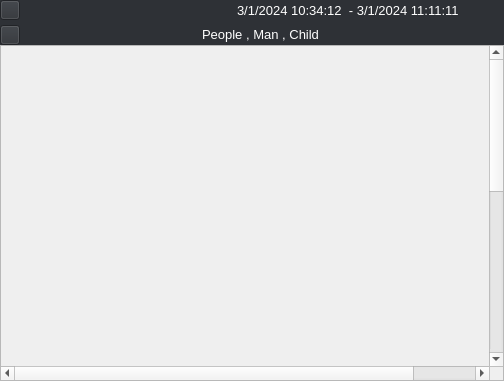
             <widget class="QWidget" name="">
              <layout class="QVBoxLayout" name="verticalLayout_6">
               <property name="spacing">
                <number>0</number>
               </property>
               <property name="leftMargin">
                <number>0</number>
               </property>
               <property name="topMargin">
                <number>0</number>
               </property>
               <property name="rightMargin">
                <number>0</number>
               </property>
               <property name="bottomMargin">
                <number>0</number>
               </property>
               <item>
                <widget class="QWidget" name="page_person_search_widget" native="true">
                 <property name="maximumSize">
                  <size>
                   <width>16777215</width>
                   <height>50</height>
                  </size>
                 </property>
                 <property name="styleSheet">
                  <string notr="true">background-color: rgb(46, 49, 54);</string>
                 </property>
                 <layout class="QGridLayout" name="gridLayout_58">
                  <property name="leftMargin">
                   <number>0</number>
                  </property>
                  <property name="topMargin">
                   <number>0</number>
                  </property>
                  <property name="rightMargin">
                   <number>9</number>
                  </property>
                  <property name="bottomMargin">
                   <number>0</number>
                  </property>
                  <property name="horizontalSpacing">
                   <number>6</number>
                  </property>
                  <property name="verticalSpacing">
                   <number>5</number>
                  </property>
                  <item row="0" column="2">
                   <widget class="QLabel" name="page_person_time_label">
                    <property name="maximumSize">
                     <size>
                      <width>16777215</width>
                      <height>50</height>
                     </size>
                    </property>
                    <property name="font">
                     <font>
                      <family>Arial</family>
                      <pointsize>10</pointsize>
                      <weight>50</weight>
                      <bold>false</bold>
                     </font>
                    </property>
                    <property name="styleSheet">
                     <string notr="true">color: rgb(255, 255, 255);</string>
                    </property>
                    <property name="text">
                     <string>3/1/2024 10:34:12  - 3/1/2024 11:11:11</string>
                    </property>
                   </widget>
                  </item>
                  <item row="0" column="1">
                   <spacer name="page_person_horizontalSpacer_2">
                    <property name="orientation">
                     <enum>Qt::Horizontal</enum>
                    </property>
                    <property name="sizeHint" stdset="0">
                     <size>
                      <width>40</width>
                      <height>20</height>
                     </size>
                    </property>
                   </spacer>
                  </item>
                  <item row="1" column="0">
                   <widget class="QPushButton" name="page_person_Button_fitter">
                    <property name="minimumSize">
                     <size>
                      <width>20</width>
                      <height>20</height>
                     </size>
                    </property>
                    <property name="maximumSize">
                     <size>
                      <width>20</width>
                      <height>20</height>
                     </size>
                    </property>
                    <property name="text">
                     <string/>
                    </property>
                    <property name="icon">
                     <iconset resource="../../icon/resource.qrc">
                      <normaloff>:/newPrefix/filter.png</normaloff>
                      <normalon>:/newPrefix/filter1.png</normalon>:/newPrefix/filter.png</iconset>
                    </property>
                    <property name="iconSize">
                     <size>
                      <width>15</width>
                      <height>15</height>
                     </size>
                    </property>
                    <property name="checkable">
                     <bool>true</bool>
                    </property>
                   </widget>
                  </item>
                  <item row="0" column="3">
                   <spacer name="page_person_horizontalSpacer">
                    <property name="orientation">
                     <enum>Qt::Horizontal</enum>
                    </property>
                    <property name="sizeType">
                     <enum>QSizePolicy::Preferred</enum>
                    </property>
                    <property name="sizeHint" stdset="0">
                     <size>
                      <width>30</width>
                      <height>10</height>
                     </size>
                    </property>
                   </spacer>
                  </item>
                  <item row="0" column="0">
                   <widget class="QPushButton" name="page_person_Button">
                    <property name="minimumSize">
                     <size>
                      <width>20</width>
                      <height>20</height>
                     </size>
                    </property>
                    <property name="maximumSize">
                     <size>
                      <width>20</width>
                      <height>20</height>
                     </size>
                    </property>
                    <property name="text">
                     <string/>
                    </property>
                    <property name="icon">
                     <iconset resource="../../icon/resource.qrc">
                      <normaloff>:/newPrefix/folder.png</normaloff>
                      <normalon>:/newPrefix/folder1.png</normalon>:/newPrefix/folder.png</iconset>
                    </property>
                    <property name="iconSize">
                     <size>
                      <width>15</width>
                      <height>15</height>
                     </size>
                    </property>
                    <property name="checkable">
                     <bool>true</bool>
                    </property>
                   </widget>
                  </item>
                  <item row="1" column="1" colspan="3">
                   <widget class="QLabel" name="page_person_text_fitter_label_2">
                    <property name="font">
                     <font>
                      <family>Arial</family>
                      <pointsize>10</pointsize>
                     </font>
                    </property>
                    <property name="styleSheet">
                     <string notr="true">color: rgb(255, 255, 255);</string>
                    </property>
                    <property name="text">
                     <string>&lt;html&gt;&lt;head/&gt;&lt;body&gt;&lt;p align=&quot;center&quot;&gt; People , Man , Child&lt;/p&gt;&lt;/body&gt;&lt;/html&gt;</string>
                    </property>
                    <property name="textFormat">
                     <enum>Qt::AutoText</enum>
                    </property>
                    <property name="scaledContents">
                     <bool>true</bool>
                    </property>
                    <property name="wordWrap">
                     <bool>true</bool>
                    </property>
                   </widget>
                  </item>
                 </layout>
                </widget>
               </item>
               <item>
                <widget class="QScrollArea" name="scrollArea_16">
                 <widget class="QWidget" name="scrollAreaWidgetContents_22">
                  <property name="geometry">
                   <rect>
                    <x>-12</x>
                    <y>0</y>
                    <width>563</width>
                    <height>711</height>
                   </rect>
                  </property>
                 </widget>
                </widget>
               </item>
              </layout>
             </widget>
